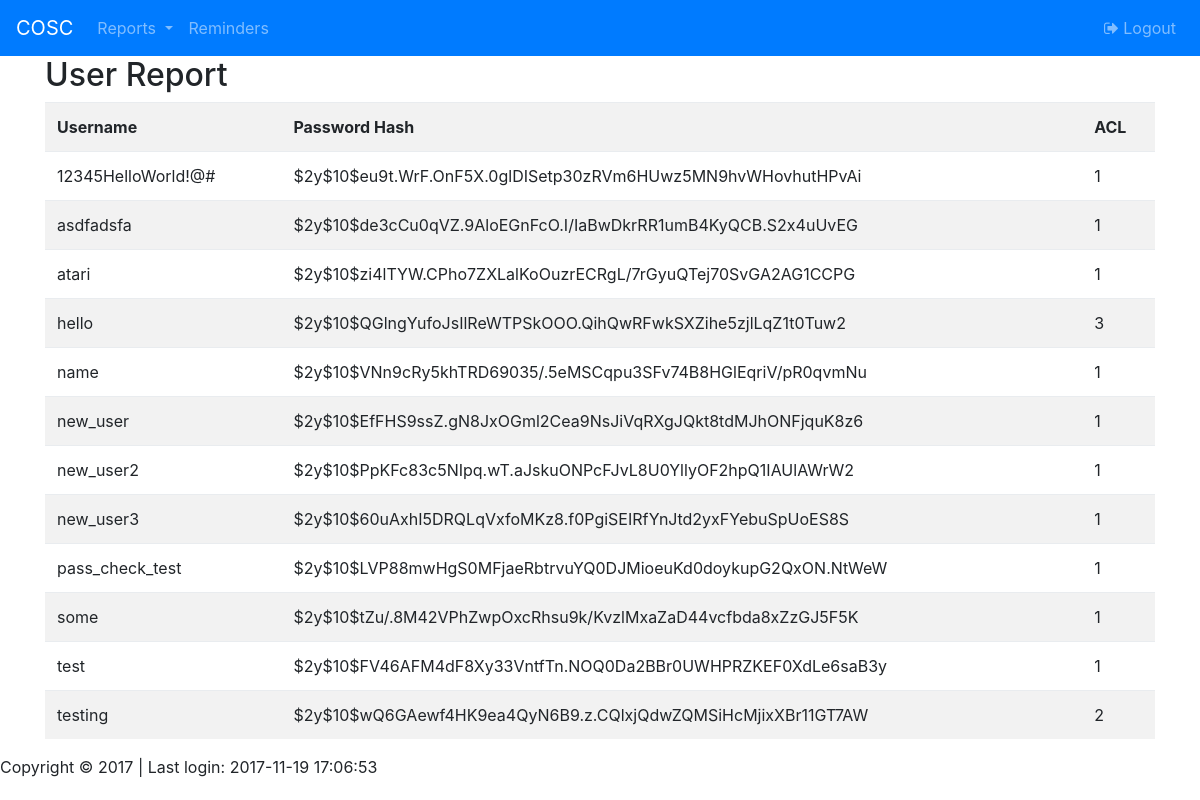
Screenshot of /reports/user_report (signed in) with the database file from the repository.
### tables this page shows
CREATE TABLE `users` (
  `username` varchar(128) NOT NULL,
  `password_hash` varchar(128) NOT NULL,
  `acl` int(11) NOT NULL DEFAULT '1'
);

### app/core/Controller.php (called while the page is built, shortened)
<?php
class Controller {
    public function view ($view, $data = []) {
        require_once '../app/views/' . $view .'.php';
    }
}

### app/controllers/reports.php (called while the page is built, shortened)
<?php
class Reports extends Controller {
    public function user_report() {
        $user = $this->model('User');
        $this->view('reports/user_report', ['users' => $user->get_all_users()]);
    }
}

### app/core/App.php (called while the page is built, shortened)
<?php
class App {
    protected $method = 'login';
    public function __construct() {
        if (isset($_SESSION['auth']) == 1) {
            $this->method = 'index';
        }
        $url = $this->parseUrl();
        if (file_exists('../app/controllers/' . $url[0] . '.php')) {
            unset($url[0]);
        } else {
            header('Location: /home');
            die;
        }
        $this->controller = new $this->controller;
        if (isset($url[1])) {
            if (method_exists($this->controller, $url[1])) {
                $this->method = $url[1];
                unset($url[1]);
            }
        }
        $this->params = $url ? array_values($url) : [];
        call_user_func_array([$this->controller, $this->method], $this->params);
    }
    public function parseUrl() {
        if (isset($_GET['url'])) {
            return $url = explode('/', filter_var(rtrim($_GET['url'], '/'), FILTER_SANITIZE_URL));
        }
    }
}

### public/index.php (called while the page is built, shortened)
<?php
$app = new App;

### app/models/User.php (called while the page is built, shortened)
<?php
class User {
    public function get_all_users() {
		$db = db_connect();
        $statement = $db->prepare("SELECT * FROM users;");
        $statement->execute();
        $rows = $statement->fetchAll(PDO::FETCH_ASSOC);
        return $rows;
    }
}

### app/views/reports/user_report.php (the view, shortened to what this page needs)
<?php require_once '../app/views/templates/header.php' ?>
<div class='container'>
    <h2>User Report</h2>
    <table class='table table-striped table-condensed'>
                <tr>
                    <th>Username</th>
                    <th>Password Hash</th>
                    <th>ACL</th>
                </tr>
    <?php foreach ($data['users'] as $user){?>
        <tr>
            <td><?=$user['username']?></td>
            <td><?=$user['password_hash']?></td>
            <td><?=$user['acl']?></td>
        </tr>
    <?php } ?>
    </table>
</div>
<?php require_once '../app/views/templates/footer.php' ?>

### app/views/templates/header.php (shortened to what this page needs)
<!DOCTYPE html>
<html lang="en">
    <head>
        <link href= "/css/bootstrap.css" rel="stylesheet" type="text/css"/>
    </head>
    <body>
        <nav class="navbar navbar-expand-sm navbar-dark bg-primary">
            <a class="navbar-brand" href="/home">COSC</a>
            <div class="collapse navbar-collapse" id="navbarNav">
                <ul class="navbar-nav mr-auto">
                    <?php if ($_SESSION['acl'] == 3) { ?>
                        <li class="nav-item dropdown">
                            <a class="nav-link dropdown-toggle" id="navbarDropdown" role="button" data-toggle="dropdown">
                            Reports
                            </a>
                        </li>
                    <?php } ?>
                    <li class="nav-item">
                        <a href="/reminder/reminder_list" class="nav-link">Reminders</a>
                    </li>
                </ul>
                <ul class="navbar-nav navbar-right">
                    <li class="nav-item">
                        <a href="/logout/logout" class="nav-link">
                        <span class="fa fa-sign-out"></span> Logout</a>
                        </li>
                </ul>
            </div>
        </nav>

### app/views/templates/footer.php (shortened to what this page needs)
<footer class="footer">
    <div class="row">
        <div class="col-lg-12">
            <p>Copyright &copy; <?php echo date('Y'); ?>
            <?php if (isset($_SESSION['login_date'][1])) { ?>
                | Last login: <?=$_SESSION['login_date'][1]['date_time']?>
            <?php } ?>
            </p>
        </div>
    </div>
</footer>
<link href="https://maxcdn.bootstrapcdn.com/font-awesome/4.7.0/css/font-awesome.min.css" rel="stylesheet">
</body>
</html>

### rows the page displays
users: username "12345HelloWorld!@#", password_hash "$2y$10$eu9t.WrF.OnF5X.0glDISetp30zRVm6HUwz5MN9hvWHovhutHPvAi", acl "1"
users: username "asdfadsfa", password_hash "$2y$10$de3cCu0qVZ.9AloEGnFcO.I/IaBwDkrRR1umB4KyQCB.S2x4uUvEG", acl "1"
users: username "atari", password_hash "$2y$10$zi4lTYW.CPho7ZXLalKoOuzrECRgL/7rGyuQTej70SvGA2AG1CCPG", acl "1"
users: username "hello", password_hash "$2y$10$QGlngYufoJsIlReWTPSkOOO.QihQwRFwkSXZihe5zjlLqZ1t0Tuw2", acl "3"
users: username "name", password_hash "$2y$10$VNn9cRy5khTRD69035/.5eMSCqpu3SFv74B8HGlEqriV/pR0qvmNu", acl "1"
users: username "new_user", password_hash "$2y$10$EfFHS9ssZ.gN8JxOGml2Cea9NsJiVqRXgJQkt8tdMJhONFjquK8z6", acl "1"
users: username "new_user2", password_hash "$2y$10$PpKFc83c5NIpq.wT.aJskuONPcFJvL8U0YllyOF2hpQ1IAUlAWrW2", acl "1"
users: username "new_user3", password_hash "$2y$10$60uAxhI5DRQLqVxfoMKz8.f0PgiSEIRfYnJtd2yxFYebuSpUoES8S", acl "1"
users: username "pass_check_test", password_hash "$2y$10$LVP88mwHgS0MFjaeRbtrvuYQ0DJMioeuKd0doykupG2QxON.NtWeW", acl "1"
users: username "some", password_hash "$2y$10$tZu/.8M42VPhZwpOxcRhsu9k/KvzlMxaZaD44vcfbda8xZzGJ5F5K", acl "1"
users: username "test", password_hash "$2y$10$FV46AFM4dF8Xy33VntfTn.NOQ0Da2BBr0UWHPRZKEF0XdLe6saB3y", acl "1"
users: username "testing", password_hash "$2y$10$wQ6GAewf4HK9ea4QyN6B9.z.CQlxjQdwZQMSiHcMjixXBr11GT7AW", acl "2"

### other values shown
$_SESSION['login_date'][1]['date_time'] "2017-11-19 17:06:53"
